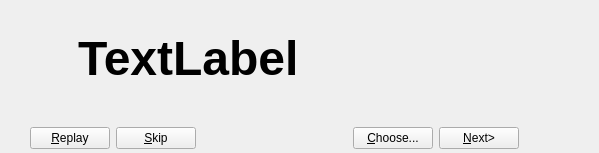
<?xml version="1.0" encoding="UTF-8"?>
<ui version="4.0">
 <class>WinFailDialog</class>
 <widget class="AnimatedDialog" name="WinFailDialog">
  <property name="geometry">
   <rect>
    <x>0</x>
    <y>0</y>
    <width>599</width>
    <height>153</height>
   </rect>
  </property>
  <property name="windowTitle">
   <string>Form</string>
  </property>
  <property name="autoFillBackground">
   <bool>false</bool>
  </property>
  <property name="styleSheet">
   <string notr="true"/>
  </property>
  <layout class="QVBoxLayout" name="verticalLayout_2">
   <property name="margin">
    <number>0</number>
   </property>
   <item>
    <widget class="QFrame" name="frame">
     <property name="styleSheet">
      <string notr="true">background: url(:/WinFail.png);</string>
     </property>
     <property name="frameShape">
      <enum>QFrame::NoFrame</enum>
     </property>
     <property name="frameShadow">
      <enum>QFrame::Plain</enum>
     </property>
     <property name="lineWidth">
      <number>0</number>
     </property>
     <layout class="QVBoxLayout" name="verticalLayout">
      <property name="margin">
       <number>0</number>
      </property>
      <item>
       <layout class="QHBoxLayout" name="horizontalLayout_2">
        <item>
         <spacer name="horizontalSpacer_4">
          <property name="orientation">
           <enum>Qt::Horizontal</enum>
          </property>
          <property name="sizeType">
           <enum>QSizePolicy::Fixed</enum>
          </property>
          <property name="sizeHint" stdset="0">
           <size>
            <width>78</width>
            <height>20</height>
           </size>
          </property>
         </spacer>
        </item>
        <item>
         <widget class="QLabel" name="label">
          <property name="font">
           <font>
            <pointsize>36</pointsize>
            <weight>75</weight>
            <bold>true</bold>
           </font>
          </property>
          <property name="styleSheet">
           <string notr="true">background: url(:/transparant.png);</string>
          </property>
          <property name="text">
           <string>TextLabel</string>
          </property>
         </widget>
        </item>
        <item>
         <spacer name="verticalSpacer">
          <property name="orientation">
           <enum>Qt::Vertical</enum>
          </property>
          <property name="sizeHint" stdset="0">
           <size>
            <width>20</width>
            <height>40</height>
           </size>
          </property>
         </spacer>
        </item>
       </layout>
      </item>
      <item>
       <layout class="QHBoxLayout" name="horizontalLayout">
        <item>
         <spacer name="horizontalSpacer_3">
          <property name="orientation">
           <enum>Qt::Horizontal</enum>
          </property>
          <property name="sizeType">
           <enum>QSizePolicy::Fixed</enum>
          </property>
          <property name="sizeHint" stdset="0">
           <size>
            <width>30</width>
            <height>30</height>
           </size>
          </property>
         </spacer>
        </item>
        <item>
         <widget class="QPushButton" name="replayButton">
          <property name="styleSheet">
           <string notr="true">background: url(:/button.png);</string>
          </property>
          <property name="text">
           <string>&amp;Replay</string>
          </property>
         </widget>
        </item>
        <item>
         <widget class="QPushButton" name="skipButton">
          <property name="styleSheet">
           <string notr="true">background: url(:/button.png);</string>
          </property>
          <property name="text">
           <string>&amp;Skip</string>
          </property>
         </widget>
        </item>
        <item>
         <spacer name="horizontalSpacer">
          <property name="orientation">
           <enum>Qt::Horizontal</enum>
          </property>
          <property name="sizeHint" stdset="0">
           <size>
            <width>40</width>
            <height>20</height>
           </size>
          </property>
         </spacer>
        </item>
        <item>
         <widget class="QPushButton" name="chooseButton">
          <property name="styleSheet">
           <string notr="true">background: url(:/button.png);</string>
          </property>
          <property name="text">
           <string>&amp;Choose...</string>
          </property>
         </widget>
        </item>
        <item>
         <widget class="QPushButton" name="nextButton">
          <property name="toolTip">
           <string>Go to next level</string>
          </property>
          <property name="styleSheet">
           <string notr="true">background: url(:/button.png);</string>
          </property>
          <property name="text">
           <string>&amp;Next&gt;</string>
          </property>
         </widget>
        </item>
        <item>
         <spacer name="horizontalSpacer_2">
          <property name="orientation">
           <enum>Qt::Horizontal</enum>
          </property>
          <property name="sizeType">
           <enum>QSizePolicy::Fixed</enum>
          </property>
          <property name="sizeHint" stdset="0">
           <size>
            <width>80</width>
            <height>20</height>
           </size>
          </property>
         </spacer>
        </item>
       </layout>
      </item>
     </layout>
    </widget>
   </item>
  </layout>
 </widget>
 <customwidgets>
  <customwidget>
   <class>AnimatedDialog</class>
   <extends>QWidget</extends>
   <header>animateddialog.h</header>
   <container>1</container>
  </customwidget>
 </customwidgets>
 <resources/>
 <connections/>
</ui>
